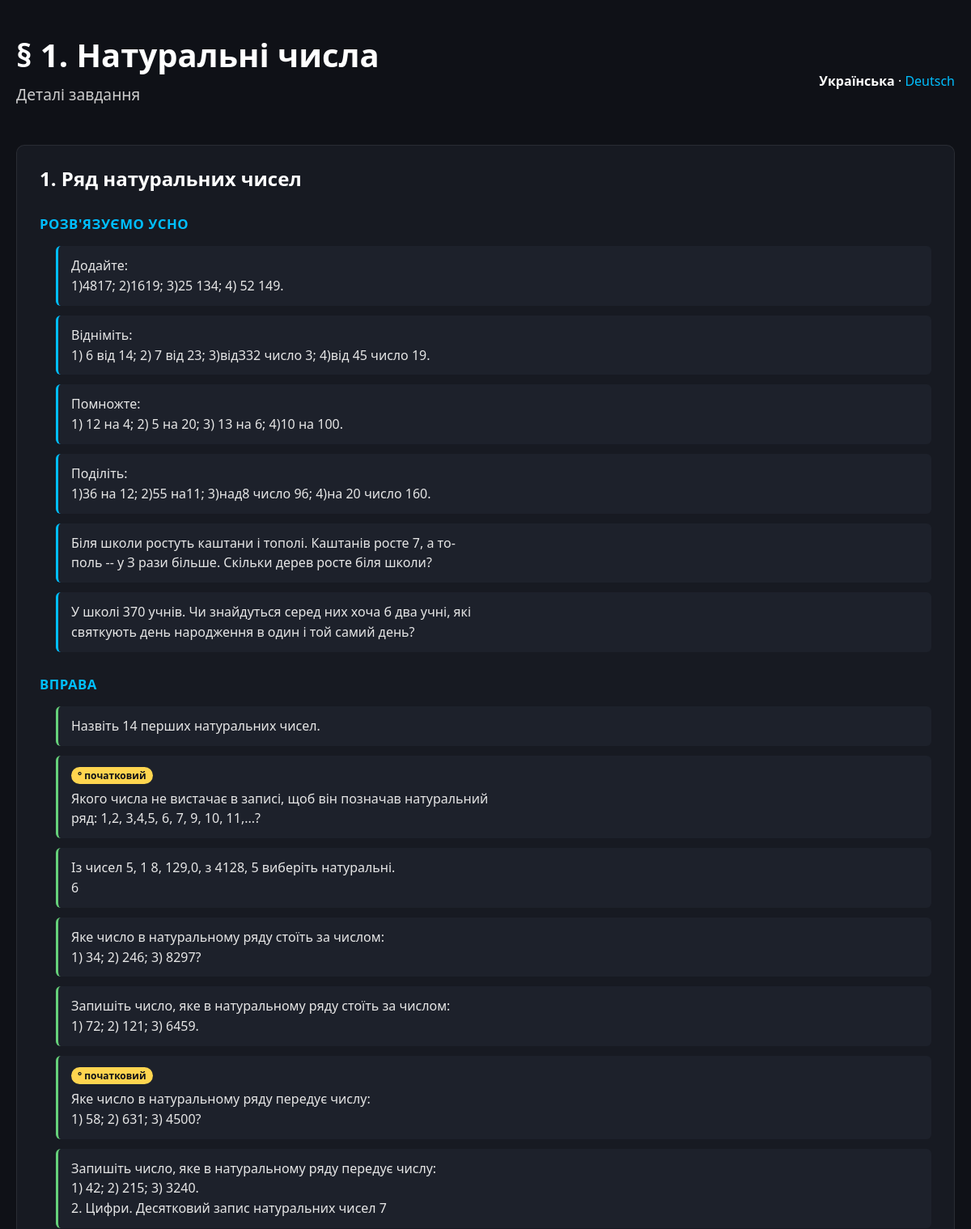
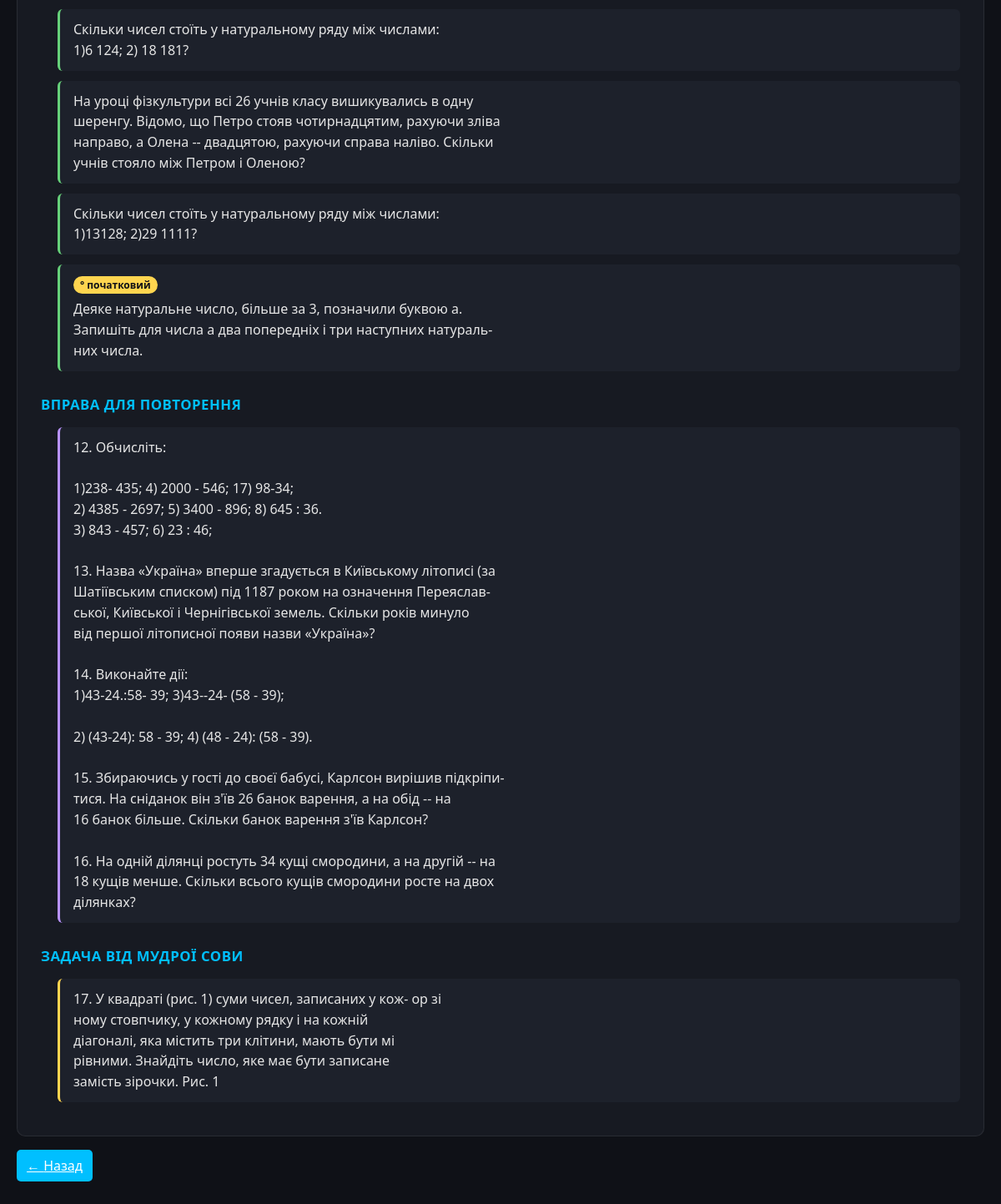
/items/117/, run on the app's committed database (2 pictures, top to bottom).
### education/models.py (models this page shows, shortened)
class Paragraph(models.Model):
    section = models.ForeignKey(Section, on_delete=models.CASCADE)
    number = models.IntegerField()
    name_uk = models.CharField(max_length=200)
    name_de = models.CharField(max_length=200, blank=True, null=True)
    map_x = models.IntegerField(null=True, blank=True)
    map_y = models.IntegerField(null=True, blank=True)
    def get_name(self, lang="uk"):
        return self.name_de if lang == "de" and self.name_de else self.name_uk

class Item(models.Model):
    paragraph = models.ForeignKey(Paragraph, on_delete=models.CASCADE)
    number = models.IntegerField()
    content = models.TextField()
    content_de = models.TextField(blank=True, null=True)
    type = models.CharField(max_length=50, default='основний')
    image_path = models.CharField(max_length=255, blank=True, null=True)
    def details_list(self, lang='uk'):
        import re
        text = self.content_de if lang == 'de' and self.content_de else self.content
        if not text:
            return []
        text = text.strip()
        lines = [l.strip() for l in text.splitlines() if l.strip()]
        if len(lines) <= 1:
            parts = re.split(r'(?<=[\.\!\?])\s+', text)
            lines = [p.strip() for p in parts if p.strip()]
        return lines

class ContentBlock(models.Model):
    BLOCK_TYPE_CHOICES = [
        ("theory", "Теорія"),
        ("self_check", "Самоперевірка (❓)"),
        ("oral_exercise", "Розв'язуємо усно"),
        ("exercise", "Вправа"),
        ("review_exercise", "Вправа для повторення"),
        ("wise_owl", "Задача від Мудрої Сови"),
        ("history_aside", "Коли зроблено уроки"),
    ]
    DIFFICULTY_CHOICES = [
        ("basic", "° початковий"),
        ("standard", "стандартний"),
        ("advanced", "·· високий"),
        ("olympiad", "* гурток/факультатив"),
    ]
    item = models.ForeignKey(Item, on_delete=models.CASCADE, related_name="content_blocks")
    block_type = models.CharField(max_length=20, choices=BLOCK_TYPE_CHOICES)
    order = models.PositiveIntegerField(default=0)
    text = models.TextField()
    difficulty = models.CharField(
        max_length=20, choices=DIFFICULTY_CHOICES, blank=True, null=True
    )
    image_path = models.CharField(max_length=255, blank=True, null=True)
    class Meta:
        ordering = ["item", "order"]

### education/views.py (the view)
# urls.py: path("items/<int:item_id>/", education_views.item_detail, name="item_detail"),
def item_detail(request, item_id):
    lang = _lang(request)
    item = get_object_or_404(Item, pk=item_id)
    paragraph = item.paragraph
    try:
        tp = TheoryPractice.objects.get(item=item)
    except TheoryPractice.DoesNotExist:
        tp = None
    blocks_by_type = {}
    for block in item.content_blocks.all():
        blocks_by_type.setdefault(block.block_type, []).append(block)
    context = _base_context(
        request,
        paragraph=paragraph.get_name(lang),
        paragraph_id=paragraph.id,
        section_id=paragraph.section_id,
        grade_id=paragraph.section.grade_id,
        item={
            "id": item.id,
            "number": item.number,
            "details": item.details_list(lang),
        },
        tp=tp,
        blocks_by_type=blocks_by_type,
        media_url=settings.MEDIA_URL,
        content={"items": "Деталі завдання", "back": "Назад"},
    )
    return render(request, "education/item_detail.html", context)

### education/views.py (called while the page is built)
def load_map_data():
    json_path = Path(__file__).resolve().parent / "static" / "education" / "map_data_uk.json"
    if json_path.exists():
        with json_path.open(encoding="utf-8") as f:
            return json.load(f)
    return {"nodes": [], "links": []}

def _lang(request):
    return "de" if request.GET.get("lang") == "de" else "uk"

def _base_context(request, **extra):
    lang = _lang(request)
    context = {
        "lang": lang,
        "current_lang_label": "Українська" if lang == "uk" else "Deutsch",
        "other_lang_label": "Deutsch" if lang == "uk" else "Українська",
        "toggle_query": f"lang={'de' if lang == 'uk' else 'uk'}",
        "map_data": load_map_data(),
        "show_links": True,
    }
    context.update(extra)
    return context

### education/templates/education/item_detail.html (shortened to what this page needs)
<!DOCTYPE html>
<html lang="{{ lang }}">
<head>
    {% load static %}
    <link rel="stylesheet" href="{% static 'education/css/map_ui.css' %}">
</head>
<body>
<div class="page">
    <div class="header">
        <div>
            <h1 class="title">{{ paragraph }}</h1>
            <p class="lead">{{ content.items }}</p>
        </div>
        <div class="lang-switch">
            <strong>{{ current_lang_label }}</strong>
            <span>·</span>
            <a href="?{{ toggle_query }}">{{ other_lang_label }}</a>
        </div>
    </div>
    <div class="node item detail">
        <h2>{{ item.number }}. {{ item.details.0 }}</h2>
        {% for block_type, blocks in blocks_by_type.items %}
            <h3>{{ blocks.0.get_block_type_display }}</h3>
            <ul class="content-block-list">
                {% for block in blocks %}
                    <li class="content-block content-block--{{ block.block_type }}">
                        {% if block.difficulty %}
                            <span class="difficulty">{{ block.get_difficulty_display }}</span>
                        {% endif %}
                        <div class="content-block-text">{{ block.text|linebreaksbr }}</div>
                    </li>
                {% endfor %}
            </ul>
        {% empty %}
            <p class="muted">Детальний контент (теорія, вправи) для цього пункту ще не імпортовано.</p>
        {% endfor %}
    </div>
    <a class="button back" href="{% url 'item_list' paragraph_id %}?lang={{ lang }}">← {{ content.back }}</a>
</div>
</body>
</html>

### education/static/education/css/map_ui.css (style rules this page uses)
body { margin: 0; font-family: 'Segoe UI', sans-serif; background-color: #0f1117; color: #fff; }
.page { max-width: 1200px; margin: 0 auto; padding: 40px 20px; }
.header { display: flex; justify-content: space-between; align-items: center; margin-bottom: 30px; flex-wrap: wrap; }
.title { font-size: 2.5rem; margin: 0; color: #fff; }
.lead { margin-top: 8px; font-size: 1.2rem; color: #ccc; }
.lang-switch { font-size: 1rem; margin-top: 10px; }
.lang-switch a { color: #00bfff; text-decoration: none; }
.button { padding: 8px 12px; border: none; background-color: #00bfff; color: #fff; border-radius: 5px; cursor: pointer; }
.node.item.detail { background: #171a22; border: 1px solid rgba(255,255,255,0.08); border-radius: 10px; padding: 24px 28px; margin-bottom: 24px; }
.node.item.detail h2 { margin-top: 0; color: #fff; }
.node.item.detail h3 { margin-top: 28px; margin-bottom: 10px; color: #00bfff; font-size: 1.05rem; text-transform: uppercase; letter-spacing: 0.03em; }
.node.item.detail ul { padding-left: 20px; color: #ccc; }
.content-block-list { list-style: none; padding-left: 0; display: flex; flex-direction: column; gap: 12px; }
.content-block { background: #1d212b; border-left: 3px solid #444; border-radius: 6px; padding: 12px 16px; position: relative; }
.content-block-text { color: #e6e6e6; line-height: 1.55; white-space: pre-line; }
.content-block .difficulty { display: inline-block; font-size: 0.75rem; color: #0f1117; background: #ffd54f; padding: 2px 8px; border-radius: 999px; margin-bottom: 6px; font-weight: 600; }
.content-block--oral_exercise { border-left-color: #00bfff; }
.content-block--exercise { border-left-color: #66d17a; }
.content-block--review_exercise { border-left-color: #b993ff; }
.content-block--wise_owl { border-left-color: #ffd54f; }

### data on the page
Paragraph: name_uk "§ 1. Натуральні числа"
Item: details.0 "Ряд натуральних чисел"
ContentBlock: block_type "РОЗВ'ЯЗУЄМО УСНО", text "Додайте: 1)4817; 2)1619; 3)25 134; 4) 52 149."
ContentBlock: text "Відніміть: 1) 6 від 14; 2) 7 від 23; 3)відЗ32 число 3; 4)від 45 число 19."
ContentBlock: text "Помножте: 1) 12 на 4; 2) 5 на 20; 3) 13 на 6; 4)10 на 100."
ContentBlock: text "Поділіть: 1)36 на 12; 2)55 на11; 3)над8 число 96; 4)на 20 число 160."
ContentBlock: text "Біля школи ростуть каштани і тополі. Каштанів росте 7, а то- поль -- у З рази більше. Скільки дерев росте біля школи?"
ContentBlock: text "У школі 370 учнів. Чи знайдуться серед них хоча б два учні, які святкують день народження в один і той самий день?"
ContentBlock: block_type "ВПРАВА", text "Назвіть 14 перших натуральних чисел."
ContentBlock: difficulty "° початковий", text "Якого числа не вистачає в записі, щоб він позначав натуральний ряд: 1,2, 3,4,5, 6, 7, 9, 10, 11,...?"
ContentBlock: text "Із чисел 5, 1 8, 129,0, з 4128, 5 виберіть натуральні. 6"
ContentBlock: text "Яке число в натуральному ряду стоїть за числом: 1) 34; 2) 246; 3) 8297?"
ContentBlock: text "Запишіть число, яке в натуральному ряду стоїть за числом: 1) 72; 2) 121; 3) 6459."
ContentBlock: difficulty "° початковий", text "Яке число в натуральному ряду передує числу: 1) 58; 2) 631; 3) 4500?"
ContentBlock: text "Запишіть число, яке в натуральному ряду передує числу: 1) 42; 2) 215; 3) 3240. 2. Цифри. Десятковий запис натуральних чисел 7"
ContentBlock: text "Скільки чисел стоїть у натуральному ряду між числами: 1)6 124; 2) 18 181?"
ContentBlock: text "На уроці фізкультури всі 26 учнів класу вишикувались в одну шеренгу. Відомо, що Петро стояв чотирнадцятим, рахуючи зліва направо, а Олена -- двадцятою, рахуючи справа наліво. Скільки учнів стояло між Петром і Оленою?"
ContentBlock: text "Скільки чисел стоїть у натуральному ряду між числами: 1)13128; 2)29 1111?"
ContentBlock: difficulty "° початковий", text "Деяке натуральне число, більше за 3, позначили буквою а. Запишіть для числа а два попередніх і три наступних натураль- них числа."
ContentBlock: block_type "ВПРАВА ДЛЯ ПОВТОРЕННЯ", text "12. Обчисліть: 1)238- 435; 4) 2000 - 546; 17) 98-34; 2) 4385 - 2697; 5) 3400 - 896; 8) 645 : 36. 3) 843 - 457; 6) 23 : 46; 13. Назва «Україна» вперше згадується в Київському літописі (за Шатіївським списком) під 1187 роком на означення Переяслав- ської, Київської і Чернігівської земель. Скільки років минуло від першої літописної появи назви «Україна»? 14. Виконайте дії: 1)43-24.:58- 39; 3)43--24- (58 - 39); 2) (43-24): 58 - 39; 4) (48 - 24): (58 - 39). 15. Збираючись у гості до своєї бабусі, Карлсон вирішив підкріпи- тися. На сніданок він з'їв 26 банок варення, а на обід -- на 16 банок більше. Скільки банок варення з'їв Карлсон? 16. На одній ділянці ростуть 34 кущі смородини, а на другій --…"
ContentBlock: block_type "ЗАДАЧА ВІД МУДРОЇ СОВИ", text "17. У квадраті (рис. 1) суми чисел, записаних у кож- ор зі ному стовпчику, у кожному рядку і на кожній діагоналі, яка містить три клітини, мають бути мі рівними. Знайдіть число, яке має бути записане замість зірочки. Рис. 1"

### other printed values
{{ content.items }} "Деталі завдання"
{{ current_lang_label }} "Українська"
{{ other_lang_label }} "Deutsch"
{{ item.number }} "1"
{{ content.back }} "Назад"
